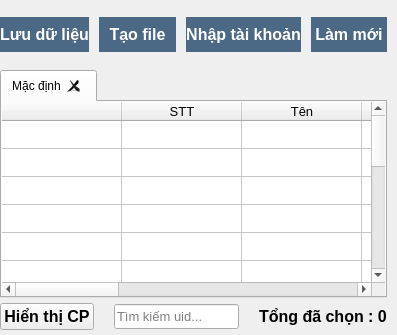
           <widget class="QFrame" name="frame_tab_content">
            <property name="minimumSize">
             <size>
              <width>0</width>
              <height>0</height>
             </size>
            </property>
            <property name="frameShape">
             <enum>QFrame::NoFrame</enum>
            </property>
            <property name="frameShadow">
             <enum>QFrame::Plain</enum>
            </property>
            <layout class="QVBoxLayout" name="verticalLayout_24">
             <property name="spacing">
              <number>5</number>
             </property>
             <property name="leftMargin">
              <number>0</number>
             </property>
             <property name="topMargin">
              <number>0</number>
             </property>
             <property name="rightMargin">
              <number>10</number>
             </property>
             <property name="bottomMargin">
              <number>5</number>
             </property>
             <item>
              <widget class="QFrame" name="frame_tabwidget">
               <property name="styleSheet">
                <string notr="true"/>
               </property>
               <property name="frameShape">
                <enum>QFrame::NoFrame</enum>
               </property>
               <property name="frameShadow">
                <enum>QFrame::Plain</enum>
               </property>
               <layout class="QVBoxLayout" name="verticalLayout_23">
                <property name="spacing">
                 <number>0</number>
                </property>
                <property name="leftMargin">
                 <number>0</number>
                </property>
                <property name="topMargin">
                 <number>0</number>
                </property>
                <property name="rightMargin">
                 <number>0</number>
                </property>
                <property name="bottomMargin">
                 <number>0</number>
                </property>
                <item>
                 <widget class="QFrame" name="frame_btn">
                  <property name="minimumSize">
                   <size>
                    <width>0</width>
                    <height>70</height>
                   </size>
                  </property>
                  <property name="maximumSize">
                   <size>
                    <width>16777215</width>
                    <height>70</height>
                   </size>
                  </property>
                  <property name="font">
                   <font>
                    <family>Arial</family>
                    <pointsize>12</pointsize>
                   </font>
                  </property>
                  <property name="frameShape">
                   <enum>QFrame::NoFrame</enum>
                  </property>
                  <property name="frameShadow">
                   <enum>QFrame::Plain</enum>
                  </property>
                  <layout class="QHBoxLayout" name="horizontalLayout_5">
                   <property name="spacing">
                    <number>10</number>
                   </property>
                   <property name="leftMargin">
                    <number>0</number>
                   </property>
                   <property name="topMargin">
                    <number>0</number>
                   </property>
                   <property name="rightMargin">
                    <number>0</number>
                   </property>
                   <property name="bottomMargin">
                    <number>0</number>
                   </property>
                   <item>
                    <widget class="QPushButton" name="pushButton_new_2">
                     <property name="minimumSize">
                      <size>
                       <width>0</width>
                       <height>35</height>
                      </size>
                     </property>
                     <property name="maximumSize">
                      <size>
                       <width>16777215</width>
                       <height>16777215</height>
                      </size>
                     </property>
                     <property name="font">
                      <font>
                       <family>Arial</family>
                       <pointsize>12</pointsize>
                       <weight>75</weight>
                       <bold>true</bold>
                      </font>
                     </property>
                     <property name="cursor">
                      <cursorShape>PointingHandCursor</cursorShape>
                     </property>
                     <property name="toolTip">
                      <string>Tạo file mới</string>
                     </property>
                     <property name="toolTipDuration">
                      <number>-3</number>
                     </property>
                     <property name="styleSheet">
                      <string notr="true">QPushButton {
	
	color : rgb(255,255,255);
	border:none;
	background-color: rgb(75, 104, 133);
}
QPushButton:hover {
	background-color: rgb(57, 65, 80);
	border: 2px solid rgb(61, 70, 86);

}
QPushButton:pressed {	
	background-color: rgb(35, 40, 49);
	border: 2px solid rgb(43, 50, 61);
	padding-right:3px;
}</string>
                     </property>
                     <property name="text">
                      <string>Lưu dữ liệu</string>
                     </property>
                     <property name="iconSize">
                      <size>
                       <width>20</width>
                       <height>20</height>
                      </size>
                     </property>
                     <property name="shortcut">
                      <string>Ctrl+S</string>
                     </property>
                    </widget>
                   </item>
                   <item>
                    <widget class="QPushButton" name="pushButton_new">
                     <property name="minimumSize">
                      <size>
                       <width>0</width>
                       <height>35</height>
                      </size>
                     </property>
                     <property name="maximumSize">
                      <size>
                       <width>16777215</width>
                       <height>16777215</height>
                      </size>
                     </property>
                     <property name="font">
                      <font>
                       <family>Arial</family>
                       <pointsize>12</pointsize>
                       <weight>75</weight>
                       <bold>true</bold>
                      </font>
                     </property>
                     <property name="cursor">
                      <cursorShape>PointingHandCursor</cursorShape>
                     </property>
                     <property name="toolTip">
                      <string>Tạo file mới</string>
                     </property>
                     <property name="toolTipDuration">
                      <number>-3</number>
                     </property>
                     <property name="styleSheet">
                      <string notr="true">QPushButton {
	
	color : rgb(255,255,255);
	border:none;
	background-color: rgb(75, 104, 133);
}
QPushButton:hover {
	background-color: rgb(57, 65, 80);
	border: 2px solid rgb(61, 70, 86);

}
QPushButton:pressed {	
	background-color: rgb(35, 40, 49);
	border: 2px solid rgb(43, 50, 61);
	padding-right:3px;
}</string>
                     </property>
                     <property name="text">
                      <string>Tạo file</string>
                     </property>
                     <property name="iconSize">
                      <size>
                       <width>20</width>
                       <height>20</height>
                      </size>
                     </property>
                     <property name="shortcut">
                      <string>Ctrl+E</string>
                     </property>
                    </widget>
                   </item>
                   <item>
                    <widget class="QPushButton" name="pushButton_account">
                     <property name="minimumSize">
                      <size>
                       <width>0</width>
                       <height>35</height>
                      </size>
                     </property>
                     <property name="font">
                      <font>
                       <family>Arial</family>
                       <pointsize>12</pointsize>
                       <weight>75</weight>
                       <bold>true</bold>
                      </font>
                     </property>
                     <property name="cursor">
                      <cursorShape>PointingHandCursor</cursorShape>
                     </property>
                     <property name="toolTip">
                      <string/>
                     </property>
                     <property name="styleSheet">
                      <string notr="true">QPushButton {
	
	color : rgb(255,255,255);
	border:none;
	background-color: rgb(75, 104, 133);
}
QPushButton:hover {
	background-color: rgb(57, 65, 80);
	border: 2px solid rgb(61, 70, 86);

}
QPushButton:pressed {	
	background-color: rgb(35, 40, 49);
	border: 2px solid rgb(43, 50, 61);
	padding-right:3px;
}</string>
                     </property>
                     <property name="text">
                      <string>Nhập tài khoản</string>
                     </property>
                     <property name="iconSize">
                      <size>
                       <width>20</width>
                       <height>20</height>
                      </size>
                     </property>
                     <property name="shortcut">
                      <string>Ctrl+T</string>
                     </property>
                    </widget>
                   </item>
                   <item>
                    <widget class="QPushButton" name="pushButton_reload">
                     <property name="minimumSize">
                      <size>
                       <width>0</width>
                       <height>35</height>
                      </size>
                     </property>
                     <property name="maximumSize">
                      <size>
                       <width>16777215</width>
                       <height>16777215</height>
                      </size>
                     </property>
                     <property name="font">
                      <font>
                       <family>Arial</family>
                       <pointsize>12</pointsize>
                       <weight>75</weight>
                       <bold>true</bold>
                      </font>
                     </property>
                     <property name="cursor">
                      <cursorShape>PointingHandCursor</cursorShape>
                     </property>
                     <property name="styleSheet">
                      <string notr="true">QPushButton {
	
	color : rgb(255,255,255);
	border:none;
	background-color: rgb(75, 104, 133);
}
QPushButton:hover {
	background-color: rgb(57, 65, 80);
	border: 2px solid rgb(61, 70, 86);

}
QPushButton:pressed {	
	background-color: rgb(35, 40, 49);
	border: 2px solid rgb(43, 50, 61);
	padding-right:3px;
}</string>
                     </property>
                     <property name="text">
                      <string>Làm mới</string>
                     </property>
                     <property name="iconSize">
                      <size>
                       <width>20</width>
                       <height>20</height>
                      </size>
                     </property>
                     <property name="shortcut">
                      <string>F5</string>
                     </property>
                    </widget>
                   </item>
                  </layout>
                 </widget>
                </item>
                <item>
                 <widget class="QFrame" name="frame_2">
                  <property name="styleSheet">
                   <string notr="true"/>
                  </property>
                  <property name="frameShape">
                   <enum>QFrame::NoFrame</enum>
                  </property>
                  <property name="frameShadow">
                   <enum>QFrame::Plain</enum>
                  </property>
                  <layout class="QHBoxLayout" name="horizontalLayout_6">
                   <property name="spacing">
                    <number>0</number>
                   </property>
                   <property name="leftMargin">
                    <number>0</number>
                   </property>
                   <property name="topMargin">
                    <number>0</number>
                   </property>
                   <property name="rightMargin">
                    <number>0</number>
                   </property>
                   <property name="bottomMargin">
                    <number>0</number>
                   </property>
                   <item>
                    <widget class="QTabWidget" name="tabWidget">
                     <property name="contextMenuPolicy">
                      <enum>Qt::DefaultContextMenu</enum>
                     </property>
                     <property name="layoutDirection">
                      <enum>Qt::LeftToRight</enum>
                     </property>
                     <property name="styleSheet">
                      <string notr="true"/>
                     </property>
                     <property name="tabPosition">
                      <enum>QTabWidget::North</enum>
                     </property>
                     <property name="tabShape">
                      <enum>QTabWidget::Rounded</enum>
                     </property>
                     <property name="currentIndex">
                      <number>0</number>
                     </property>
                     <property name="elideMode">
                      <enum>Qt::ElideLeft</enum>
                     </property>
                     <property name="tabsClosable">
                      <bool>true</bool>
                     </property>
                     <property name="movable">
                      <bool>true</bool>
                     </property>
                     <property name="tabBarAutoHide">
                      <bool>false</bool>
                     </property>
                     <widget class="QWidget" name="tab">
                      <property name="styleSheet">
                       <string notr="true"/>
                      </property>
                      <attribute name="title">
                       <string>Mặc định</string>
                      </attribute>
                      <layout class="QVBoxLayout" name="verticalLayout_25">
                       <property name="spacing">
                        <number>0</number>
                       </property>
                       <property name="leftMargin">
                        <number>0</number>
                       </property>
                       <property name="topMargin">
                        <number>0</number>
                       </property>
                       <property name="rightMargin">
                        <number>0</number>
                       </property>
                       <property name="bottomMargin">
                        <number>0</number>
                       </property>
                       <item>
                        <widget class="QTableWidget" name="tableWidget">
                         <property name="font">
                          <font>
                           <pointsize>10</pointsize>
                           <weight>50</weight>
                           <bold>false</bold>
                          </font>
                         </property>
                         <property name="styleSheet">
                          <string notr="true"/>
                         </property>
                         <property name="frameShape">
                          <enum>QFrame::NoFrame</enum>
                         </property>
                         <property name="frameShadow">
                          <enum>QFrame::Plain</enum>
                         </property>
                         <property name="editTriggers">
                          <set>QAbstractItemView::DoubleClicked</set>
                         </property>
                         <property name="showDropIndicator" stdset="0">
                          <bool>true</bool>
                         </property>
                         <property name="alternatingRowColors">
                          <bool>false</bool>
                         </property>
                         <property name="selectionMode">
                          <enum>QAbstractItemView::ExtendedSelection</enum>
                         </property>
                         <property name="selectionBehavior">
                          <enum>QAbstractItemView::SelectRows</enum>
                         </property>
                         <property name="iconSize">
                          <size>
                           <width>0</width>
                           <height>0</height>
                          </size>
                         </property>
                         <property name="textElideMode">
                          <enum>Qt::ElideMiddle</enum>
                         </property>
                         <property name="cornerButtonEnabled">
                          <bool>false</bool>
                         </property>
                         <property name="rowCount">
                          <number>15</number>
                         </property>
                         <attribute name="horizontalHeaderDefaultSectionSize">
                          <number>120</number>
                         </attribute>
                         <attribute name="horizontalHeaderMinimumSectionSize">
                          <number>30</number>
                         </attribute>
                         <attribute name="horizontalHeaderStretchLastSection">
                          <bool>true</bool>
                         </attribute>
                         <attribute name="verticalHeaderVisible">
                          <bool>false</bool>
                         </attribute>
                         <attribute name="verticalHeaderCascadingSectionResizes">
                          <bool>false</bool>
                         </attribute>
                         <attribute name="verticalHeaderDefaultSectionSize">
                          <number>28</number>
                         </attribute>
                         <attribute name="verticalHeaderHighlightSections">
                          <bool>true</bool>
                         </attribute>
                         <attribute name="verticalHeaderMinimumSectionSize">
                          <number>28</number>
                         </attribute>
                         <row/>
                         <row/>
                         <row/>
                         <row/>
                         <row/>
                         <row/>
                         <row/>
                         <row/>
                         <row/>
                         <row/>
                         <row/>
                         <row/>
                         <row/>
                         <row/>
                         <row/>
                         <column>
                          <property name="text">
                           <string/>
                          </property>
                          <property name="toolTip">
                           <string>Chọn tất cả</string>
                          </property>
                          <property name="whatsThis">
                           <string>Chọn tất cả</string>
                          </property>
                          <property name="textAlignment">
                           <set>AlignJustify|AlignVCenter</set>
                          </property>
                          <property name="icon">
                           <iconset resource="../../../files.qrc">
                            <normaloff>:/24x24/icon/24x24/uncheck.png</normaloff>:/24x24/icon/24x24/uncheck.png</iconset>
                          </property>
                         </column>
                         <column>
                          <property name="text">
                           <string>STT</string>
                          </property>
                         </column>
                         <column>
                          <property name="text">
                           <string>Tên</string>
                          </property>
                         </column>
                         <column>
                          <property name="text">
                           <string>UID</string>
                          </property>
                         </column>
                         <column>
                          <property name="text">
                           <string>Mật khẩu</string>
                          </property>
                         </column>
                         <column>
                          <property name="text">
                           <string>Mã BM</string>
                          </property>
                         </column>
                         <column>
                          <property name="text">
                           <string>Cookie</string>
                          </property>
                         </column>
                         <column>
                          <property name="text">
                           <string>Nội dung CMT</string>
                          </property>
                         </column>
                         <column>
                          <property name="text">
                           <string>Ảnh</string>
                          </property>
                         </column>
                         <column>
                          <property name="text">
                           <string>Trạng thái</string>
                          </property>
                         </column>
                        </widget>
                       </item>
                      </layout>
                     </widget>
                    </widget>
                   </item>
                  </layout>
                 </widget>
                </item>
               </layout>
              </widget>
             </item>
             <item>
              <layout class="QGridLayout" name="gridLayout_6">
               <property name="horizontalSpacing">
                <number>20</number>
               </property>
               <property name="verticalSpacing">
                <number>0</number>
               </property>
               <item row="0" column="2">
                <widget class="QLineEdit" name="lineEdit">
                 <property name="minimumSize">
                  <size>
                   <width>0</width>
                   <height>25</height>
                  </size>
                 </property>
                 <property name="font">
                  <font>
                   <pointsize>10</pointsize>
                  </font>
                 </property>
                 <property name="placeholderText">
                  <string>Tìm kiếm uid...</string>
                 </property>
                </widget>
               </item>
               <item row="0" column="0">
                <widget class="QPushButton" name="pushButton_2">
                 <property name="minimumSize">
                  <size>
                   <width>0</width>
                   <height>25</height>
                  </size>
                 </property>
                 <property name="font">
                  <font>
                   <family>Arial</family>
                   <pointsize>12</pointsize>
                   <weight>75</weight>
                   <italic>false</italic>
                   <bold>true</bold>
                  </font>
                 </property>
                 <property name="text">
                  <string>Hiển thị CP</string>
                 </property>
                </widget>
               </item>
               <item row="0" column="4">
                <widget class="QLabel" name="label">
                 <property name="minimumSize">
                  <size>
                   <width>0</width>
                   <height>25</height>
                  </size>
                 </property>
                 <property name="font">
                  <font>
                   <family>Arial</family>
                   <pointsize>12</pointsize>
                   <weight>75</weight>
                   <italic>false</italic>
                   <bold>true</bold>
                  </font>
                 </property>
                 <property name="text">
                  <string>Tổng đã chọn : 0</string>
                 </property>
                </widget>
               </item>
              </layout>
             </item>
            </layout>
           </widget>
